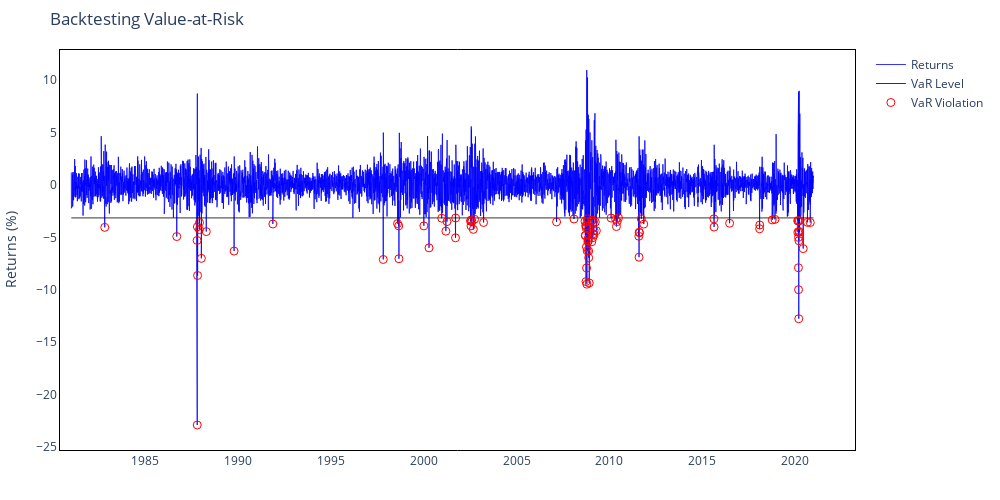
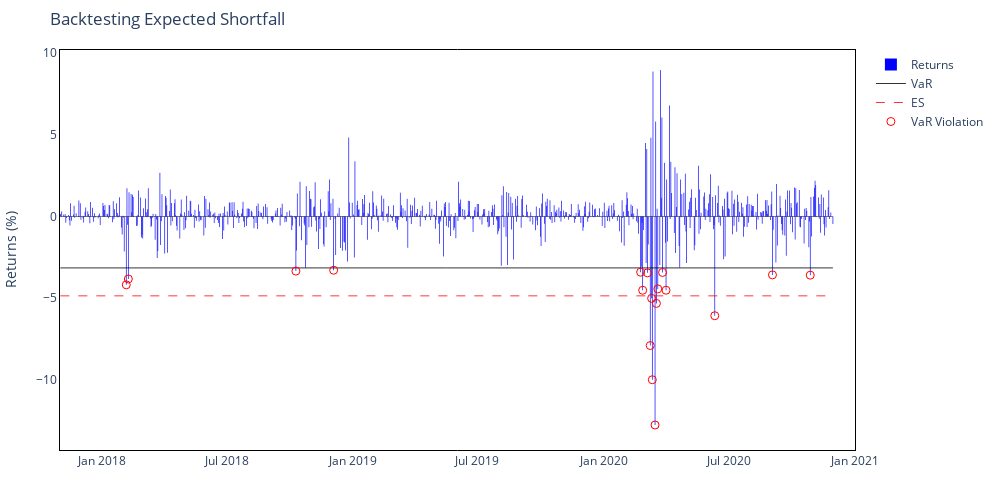

These figures' notebook cell, in order:
### Code cell
# Apply EVT model
evt_output, var_estimate, es_estimate, prob_exceedance = EVT.evt(
    returns=returns,
    confidence_level=confidence_level,
    threshold_percentile=97,
    exceedance_level=0.05,  # optional: probability of exceeding 5% loss
    wealth=1000000
)

# Print VaR and ES Estimates
print(f"EVT VaR estimate $ (abs): {var_estimate:.2f}")
print(f"EVT Expected Shortfall estimate $ (abs): {es_estimate:.2f}")

# If you also want the probability of exceeding 5% loss:
if prob_exceedance is not None:
    print(f"Probability of exceeding 5% daily loss: {prob_exceedance * 100:.2f}%")

# Plot interactive VaR
fig_var = IP.plot_var(evt_output)

# Plot interactive ES for a subset
fig_es = IP.plot_es(evt_output, subset=("2017-11-01", "2020-11-30"), interactive=True)

### Figure 1 — Plotly figure (JSON) as saved in the notebook; plotly's stock layout.template omitted (floating-point values rounded to 4 significant figures; data arrays with more than 128 entries replaced by an {"elided": "..."} marker saying what was removed)
{"data": [{"hovertemplate": "Date: %{x}<br>Return: %{y:.2f}%", "line": {"color": "blue", "width": 0.8}, "mode": "lines", "name": "Returns", "type": "scatter", "x": {"elided": "10086 str values"}, "y": {"elided": "10086 float values"}}, {"customdata": {"elided": "10086 float values"}, "hovertemplate": "Date: %{x}<br>VaR: %{customdata:.2f}%", "line": {"color": "black", "width": 0.8}, "mode": "lines", "name": "VaR Level", "type": "scatter", "x": {"elided": "10086 str values"}, "y": {"elided": "10086 float values"}}, {"hovertemplate": "Date: %{x}<br>Return: %{y:.2f}%", "marker": {"color": "red", "size": 8, "symbol": "circle-open"}, "mode": "markers", "name": "VaR Violation", "type": "scatter", "x": ["1982-10-25T00:00:00", "1986-09-11T00:00:00", "1987-10-16T00:00:00", "1987-10-19T00:00:00", "1987-10-22T00:00:00", "1987-10-26T00:00:00", "1987-11-30T00:00:00", "1987-12-03T00:00:00", "1988-01-08T00:00:00", "1988-04-14T00:00:00", "1989-10-13T00:00:00", "1991-11-15T00:00:00", "1997-10-27T00:00:00", "1998-08-04T00:00:00", "1998-08-27T00:00:00", "1998-08-31T00:00:00", "2000-01-04T00:00:00", "2000-04-14T00:00:00", "2000-12-20T00:00:00", "2001-03-12T00:00:00", "2001-04-03T00:00:00", "2001-09-17T00:00:00", "2001-09-20T00:00:00", "2002-07-10T00:00:00", "2002-07-19T00:00:00", "2002-07-22T00:00:00", "2002-08-05T00:00:00", "2002-09-03T00:00:00", "2002-09-27T00:00:00", "2003-03-24T00:00:00", "2007-02-27T00:00:00", "2008-02-05T00:00:00", "2008-09-09T00:00:00", "2008-09-15T00:00:00", "2008-09-17T00:00:00", "2008-09-22T00:00:00", "2008-09-29T00:00:00", "2008-10-02T00:00:00", "2008-10-06T00:00:00", "2008-10-07T00:00:00", "2008-10-09T00:00:00", "2008-10-15T00:00:00", "2008-10-22T00:00:00", "2008-10-24T00:00:00", "2008-10-27T00:00:00", "2008-11-05T00:00:00", "2008-11-06T00:00:00", "2008-11-12T00:00:00", "2008-11-14T00:00:00", "2008-11-19T00:00:00", "2008-11-20T00:00:00", "2008-12-01T00:00:00", "2009-01-14T00:00:00", "2009-01-20T00:00:00", "2009-01-29T00:00:00", "2009-02-10T00:00:00", "2009-02-17T00:00:00", "2009-02-23T00:00:00", "2009-03-02T00:00:00", "2009-03-05T00:00:00", "2009-03-30T00:00:00", "2009-04-20T00:00:00", "2010-02-04T00:00:00", "2010-05-06T00:00:00", "2010-05-20T00:00:00", "2010-06-04T00:00:00", "2010-06-29T00:00:00", "2011-08-04T00:00:00", "2011-08-08T00:00:00", "2011-08-10T00:00:00", "2011-08-18T00:00:00", "2011-09-22T00:00:00", "2011-11-09T00:00:00", "2015-08-21T00:00:00", "2015-08-24T00:00:00", "2016-06-24T00:00:00", "2018-02-05T00:00:00", "2018-02-08T00:00:00", "2018-10-10T00:00:00", "2018-12-04T00:00:00", "2020-02-24T00:00:00", "2020-02-27T00:00:00", "2020-03-05T00:00:00", "2020-03-09T00:00:00", "2020-03-11T00:00:00", "2020-03-12T00:00:00", "2020-03-16T00:00:00", "2020-03-18T00:00:00", "2020-03-20T00:00:00", "2020-03-27T00:00:00", "2020-04-01T00:00:00", "2020-06-11T00:00:00", "2020-09-03T00:00:00", "2020-10-28T00:00:00"], "y": [-4.05, -4.928, -5.298, -22.9, -4.0, -8.642, -4.267, -3.593, -7.008, -4.454, -6.312, -3.727, -7.113, -3.692, -3.913, -7.044, -3.91, -6.005, -3.18, -4.414, -3.5, -5.047, -3.155, -3.455, -3.911, -3.346, -3.49, -4.242, -3.279, -3.587, -3.534, -3.252, -3.473, -4.828, -4.829, -3.899, -9.219, -4.112, -3.928, -5.911, -7.922, -9.47, -6.295, -3.512, -3.228, -5.412, -5.157, -5.329, -4.259, -6.311, -6.948, -9.354, -3.403, -5.426, -3.368, -5.037, -4.663, -3.532, -4.774, -4.346, -3.544, -4.373, -3.164, -3.289, -3.976, -3.502, -3.151, -4.9, -6.896, -4.516, -4.562, -3.24, -3.739, -3.237, -4.021, -3.658, -4.184, -3.826, -3.342, -3.29, -3.409, -4.517, -3.451, -7.901, -5.01, -9.994, -12.77, -5.322, -4.433, -3.427, -4.515, -6.075, -3.576, -3.593]}], "layout": {"height": 500, "hovermode": "x unified", "margin": {"b": 50, "l": 60, "r": 60, "t": 50}, "paper_bgcolor": "white", "plot_bgcolor": "white", "title": {"text": "Backtesting Value-at-Risk"}, "width": 1000, "xaxis": {"linecolor": "black", "linewidth": 1, "mirror": true, "showline": true}, "yaxis": {"linecolor": "black", "linewidth": 1, "mirror": true, "showline": true, "title": {"text": "Returns (%)"}}}}

### Figure 2 — Plotly figure (JSON) as saved in the notebook; plotly's stock layout.template omitted (floating-point values rounded to 4 significant figures; data arrays with more than 128 entries replaced by an {"elided": "..."} marker saying what was removed)
{"data": [{"hovertemplate": "Date: %{x}<br>Return: %{y:.2f}%", "marker": {"color": "blue", "line": {"color": "black", "width": 0}}, "name": "Returns", "opacity": 1, "selected": {"marker": {"opacity": 1}}, "type": "bar", "unselected": {"marker": {"opacity": 1}}, "x": {"elided": "775 str values"}, "y": {"elided": "775 float values"}}, {"customdata": {"elided": "775 float values"}, "hovertemplate": "Date: %{x}<br>VaR: %{customdata:.2f}%", "line": {"color": "black", "width": 0.8}, "mode": "lines", "name": "VaR", "type": "scatter", "x": {"elided": "775 str values"}, "y": {"elided": "775 float values"}}, {"customdata": {"elided": "775 float values"}, "hovertemplate": "Date: %{x}<br>ES: %{customdata:.2f}%", "line": {"color": "red", "dash": "dash", "width": 0.8}, "mode": "lines", "name": "ES", "type": "scatter", "x": {"elided": "775 str values"}, "y": {"elided": "775 float values"}}, {"hovertemplate": "Date: %{x}<br>Return: %{y:.2f}%", "marker": {"color": "red", "size": 8, "symbol": "circle-open"}, "mode": "markers", "name": "VaR Violation", "type": "scatter", "x": ["2018-02-05T00:00:00", "2018-02-08T00:00:00", "2018-10-10T00:00:00", "2018-12-04T00:00:00", "2020-02-24T00:00:00", "2020-02-27T00:00:00", "2020-03-05T00:00:00", "2020-03-09T00:00:00", "2020-03-11T00:00:00", "2020-03-12T00:00:00", "2020-03-16T00:00:00", "2020-03-18T00:00:00", "2020-03-20T00:00:00", "2020-03-27T00:00:00", "2020-04-01T00:00:00", "2020-06-11T00:00:00", "2020-09-03T00:00:00", "2020-10-28T00:00:00"], "y": [-4.184, -3.826, -3.342, -3.29, -3.409, -4.517, -3.451, -7.901, -5.01, -9.994, -12.77, -5.322, -4.433, -3.427, -4.515, -6.075, -3.576, -3.593]}], "layout": {"bargap": 0.025, "barmode": "overlay", "height": 500, "hovermode": "x unified", "margin": {"b": 50, "l": 60, "r": 60, "t": 50}, "paper_bgcolor": "white", "plot_bgcolor": "white", "shapes": [{"line": {"color": "black", "width": 0.5}, "type": "line", "x0": "2017-11-01T00:00:00", "x1": "2020-11-30T00:00:00", "xref": "x", "y0": 0, "y1": 0, "yref": "y"}], "title": {"text": "Backtesting Expected Shortfall"}, "width": 1000, "xaxis": {"linecolor": "black", "linewidth": 1, "mirror": true, "showline": true}, "yaxis": {"linecolor": "black", "linewidth": 1, "mirror": true, "showline": true, "title": {"text": "Returns (%)"}}}}
